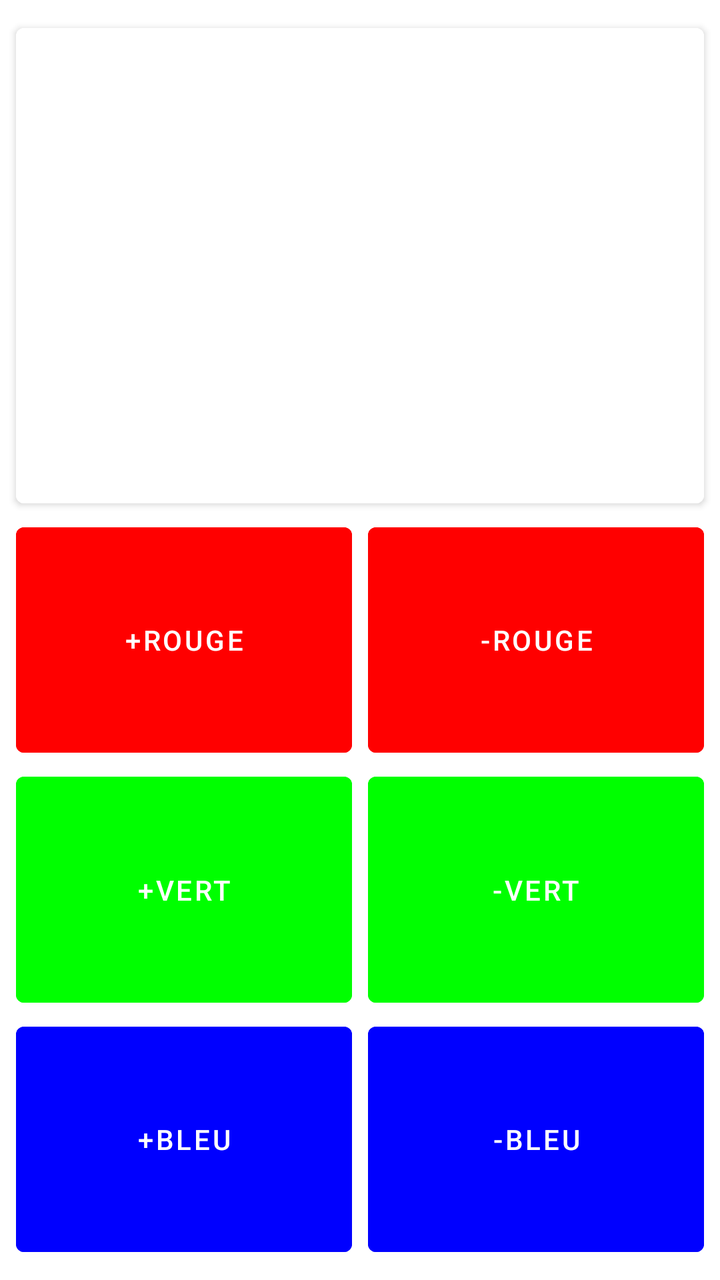
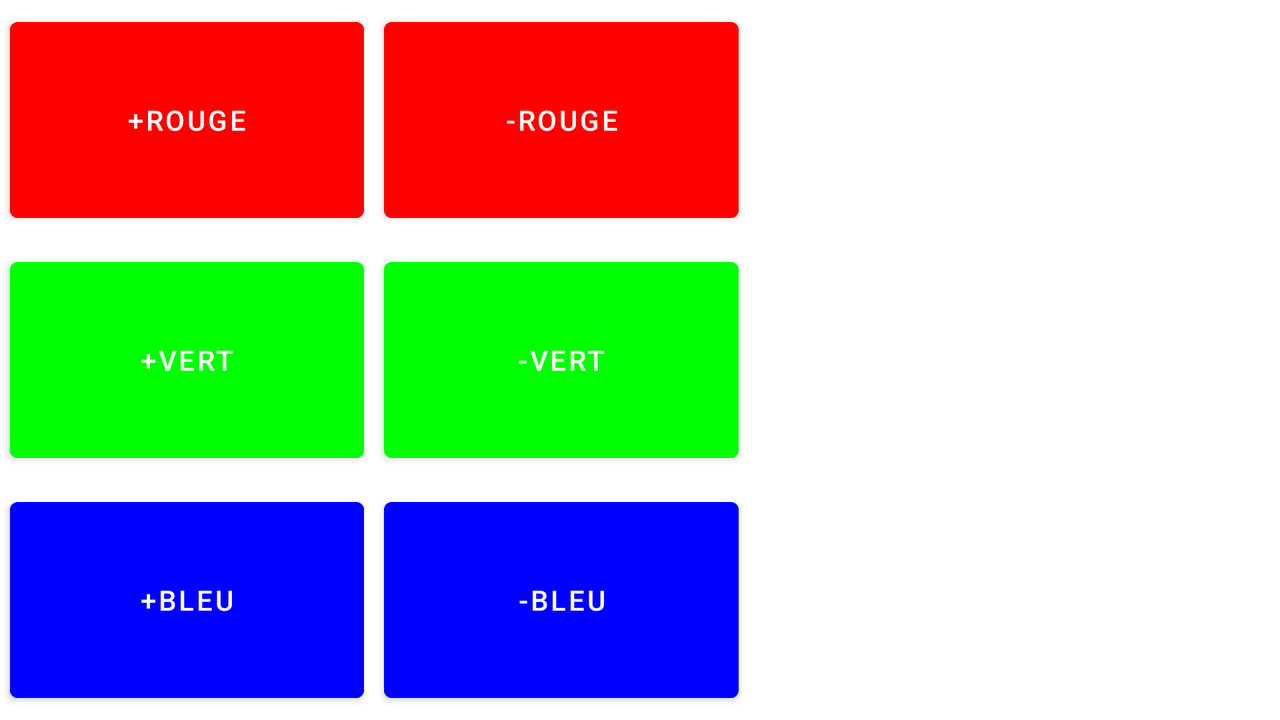

An Android layout and its configuration variant, each rendered on a device that would load it. The default file and the variant file are quoted in full after the pictures.
<!-- AndroidManifest.xml: application theme Theme.MiLampara -->
<!-- res/layout/activity_main.xml -->
<?xml version="1.0" encoding="utf-8"?>
<androidx.constraintlayout.widget.ConstraintLayout xmlns:android="http://schemas.android.com/apk/res/android"
    xmlns:app="http://schemas.android.com/apk/res-auto"
    xmlns:tools="http://schemas.android.com/tools"
    android:layout_width="match_parent"
    android:layout_height="match_parent"
    tools:context=".MainActivity">

    <Button
        android:id="@+id/button"
        android:layout_width="0dp"
        android:layout_height="0dp"
        android:backgroundTint="@color/white"
        android:textColor="@color/black"
        android:layout_marginStart="8dp"
        android:layout_marginTop="8dp"
        android:layout_marginEnd="8dp"
        app:layout_constraintBottom_toTopOf="@+id/button5"
        app:layout_constraintEnd_toEndOf="parent"
        app:layout_constraintHorizontal_bias="0.642"
        app:layout_constraintHorizontal_weight="2"
        app:layout_constraintStart_toStartOf="parent"
        app:layout_constraintTop_toTopOf="parent"
        app:layout_constraintVertical_bias="0.0"
        app:layout_constraintVertical_weight="2" />

    <Button
        android:id="@+id/button2"
        android:layout_width="0dp"
        android:layout_height="0dp"
        android:layout_marginStart="8dp"
        android:layout_marginEnd="4dp"
        android:backgroundTint="@color/red"
        android:text="@string/Bnt2"
        app:layout_constraintBottom_toTopOf="@+id/button3"
        app:layout_constraintEnd_toStartOf="@+id/button5"
        app:layout_constraintHorizontal_weight="1"
        app:layout_constraintStart_toStartOf="parent"
        app:layout_constraintTop_toBottomOf="@+id/button"
        app:layout_constraintVertical_bias="0.222"
        app:layout_constraintVertical_weight="1" />

    <Button
        android:id="@+id/button3"
        android:layout_width="0dp"
        android:layout_height="0dp"
        android:layout_marginStart="8dp"
        android:layout_marginEnd="4dp"
        android:backgroundTint="@color/green"
        android:text="@string/Bnt4"
        app:layout_constraintBottom_toTopOf="@+id/button4"
        app:layout_constraintEnd_toStartOf="@+id/button6"
        app:layout_constraintHorizontal_weight="1"
        app:layout_constraintStart_toStartOf="parent"
        app:layout_constraintTop_toBottomOf="@+id/button2"
        app:layout_constraintVertical_weight="1" />

    <Button
        android:id="@+id/button4"
        android:layout_width="0dp"
        android:layout_height="0dp"
        android:layout_marginStart="8dp"
        android:layout_marginEnd="4dp"
        android:layout_marginBottom="8dp"
        android:backgroundTint="@color/blue"
        android:text="@string/Bnt6"
        app:layout_constraintBottom_toBottomOf="parent"
        app:layout_constraintEnd_toStartOf="@+id/button7"
        app:layout_constraintHorizontal_weight="1"
        app:layout_constraintStart_toStartOf="parent"
        app:layout_constraintTop_toBottomOf="@+id/button3"
        app:layout_constraintVertical_weight="1" />

    <Button
        android:id="@+id/button5"
        android:layout_width="0dp"
        android:layout_height="0dp"
        android:layout_marginStart="4dp"
        android:layout_marginEnd="8dp"
        android:backgroundTint="@color/red"
        android:text="@string/Bnt3"
        app:layout_constraintBottom_toTopOf="@+id/button6"
        app:layout_constraintEnd_toEndOf="parent"
        app:layout_constraintHorizontal_bias="0.761"
        app:layout_constraintHorizontal_weight="1"
        app:layout_constraintStart_toEndOf="@+id/button2"
        app:layout_constraintTop_toBottomOf="@+id/button"
        app:layout_constraintVertical_weight="1" />

    <Button
        android:id="@+id/button6"
        android:layout_width="0dp"
        android:layout_height="0dp"
        android:layout_marginStart="4dp"
        android:layout_marginEnd="8dp"
        android:backgroundTint="@color/green"
        android:text="@string/Bnt5"
        app:layout_constraintBottom_toTopOf="@+id/button7"
        app:layout_constraintEnd_toEndOf="parent"
        app:layout_constraintHorizontal_bias="0.782"
        app:layout_constraintHorizontal_weight="1"
        app:layout_constraintStart_toEndOf="@+id/button3"
        app:layout_constraintTop_toBottomOf="@+id/button5"
        app:layout_constraintVertical_weight="1" />

    <Button
        android:id="@+id/button7"
        android:layout_width="0dp"
        android:layout_height="0dp"
        android:layout_marginStart="4dp"
        android:layout_marginEnd="8dp"
        android:layout_marginBottom="8dp"
        android:backgroundTint="@color/blue"
        android:text="@string/Bnt7"
        app:layout_constraintBottom_toBottomOf="parent"
        app:layout_constraintEnd_toEndOf="parent"
        app:layout_constraintHorizontal_bias="0.538"
        app:layout_constraintHorizontal_weight="1"
        app:layout_constraintStart_toEndOf="@+id/button4"
        app:layout_constraintTop_toBottomOf="@+id/button6"
        app:layout_constraintVertical_weight="1" />

</androidx.constraintlayout.widget.ConstraintLayout>
<!-- resources referenced by this layout -->
<resources>
  <color name="black">#FF000000</color>
  <color name="blue">#0000FF</color>
  <color name="green">#00FF00</color>
  <color name="red">#FF0000</color>
  <color name="white">#FFFFFFFF</color>
  <string name="Bnt2">+Rouge</string>
  <string name="Bnt3">-Rouge</string>
  <string name="Bnt4">+Vert</string>
  <string name="Bnt5">-Vert</string>
  <string name="Bnt6">+Bleu</string>
  <string name="Bnt7">-Bleu</string>
  <style name="Theme.MiLampara" parent="Theme.MaterialComponents.DayNight.DarkActionBar">
          
          <item name="colorPrimary">@color/purple_500</item>
          <item name="colorPrimaryVariant">@color/purple_700</item>
          <item name="colorOnPrimary">@color/white</item>
          
          <item name="colorSecondary">@color/teal_200</item>
          <item name="colorSecondaryVariant">@color/teal_700</item>
          <item name="colorOnSecondary">@color/black</item>
          
          <item name="android:statusBarColor">?attr/colorPrimaryVariant</item>
          
      </style>
  <color name="purple_500">#FF6200EE</color>
  <color name="purple_700">#FF3700B3</color>
  <color name="teal_200">#FF03DAC5</color>
  <color name="teal_700">#FF018786</color>
</resources>
<!-- res/layout-land/activity_main.xml (the repository's variant of the layout above) -->
<!-- drawn on the phone turned sideways -->
<?xml version="1.0" encoding="utf-8"?>
<androidx.constraintlayout.widget.ConstraintLayout xmlns:android="http://schemas.android.com/apk/res/android"
    xmlns:tools="http://schemas.android.com/tools"
    android:layout_width="match_parent"
    android:layout_height="match_parent"
    xmlns:app="http://schemas.android.com/apk/res-auto">

    <Button
        android:id="@+id/button"
        android:layout_width="0dp"
        android:layout_height="0dp"
        android:backgroundTint="@color/white"
        android:textColor="@color/black"
        app:layout_constraintBottom_toBottomOf="parent"
        app:layout_constraintEnd_toEndOf="parent"
        app:layout_constraintHorizontal_weight="3"
        app:layout_constraintVertical_weight="3"
        app:layout_constraintStart_toEndOf="@+id/button6"
        app:layout_constraintTop_toTopOf="parent"
        />

    <Button
        android:id="@+id/button2"
        android:layout_width="0dp"
        android:layout_height="0dp"
        android:text="@string/Bnt2"
        android:layout_margin="5dp"
        android:backgroundTint="@color/red"
        app:layout_constraintBottom_toTopOf="@+id/button3"
        app:layout_constraintEnd_toStartOf="@+id/button5"
        app:layout_constraintStart_toStartOf="parent"
        app:layout_constraintTop_toTopOf="parent"
        app:layout_constraintHorizontal_weight="2"
        app:layout_constraintVertical_weight="2" />

    <Button
        android:id="@+id/button3"
        android:layout_width="0dp"
        android:layout_height="0dp"
        android:text="@string/Bnt4"
        android:layout_margin="5dp"
        android:backgroundTint="@color/green"
        app:layout_constraintBottom_toTopOf="@+id/button4"
        app:layout_constraintEnd_toStartOf="@+id/button6"
        app:layout_constraintStart_toStartOf="parent"
        app:layout_constraintTop_toBottomOf="@+id/button2"
        app:layout_constraintHorizontal_weight="2"
        app:layout_constraintVertical_weight="2"
     />

    <Button
        android:id="@+id/button4"
        android:layout_width="0dp"
        android:layout_height="0dp"
        android:text="@string/Bnt6"
        android:layout_margin="5dp"
        android:backgroundTint="@color/blue"
        app:layout_constraintBottom_toBottomOf="parent"
        app:layout_constraintEnd_toStartOf="@+id/button7"
        app:layout_constraintStart_toStartOf="parent"
        app:layout_constraintTop_toBottomOf="@+id/button3"
        app:layout_constraintHorizontal_weight="2"
        app:layout_constraintVertical_weight="2" />

    <Button
        android:id="@+id/button5"
        android:layout_width="0dp"
        android:layout_height="0dp"
        android:text="@string/Bnt3"
        android:layout_margin="5dp"
        android:backgroundTint="@color/red"
        app:layout_constraintBottom_toTopOf="@+id/button6"
        app:layout_constraintEnd_toStartOf="@+id/button"
        app:layout_constraintStart_toEndOf="@+id/button2"
        app:layout_constraintTop_toTopOf="parent"
        app:layout_constraintHorizontal_weight="2"
        app:layout_constraintVertical_weight="2" />

    <Button
        android:id="@+id/button6"
        android:layout_width="0dp"
        android:layout_height="0dp"
        android:text="@string/Bnt5"
        android:layout_margin="5dp"
        android:backgroundTint="@color/green"
        app:layout_constraintBottom_toTopOf="@+id/button7"
        app:layout_constraintEnd_toStartOf="@+id/button"
        app:layout_constraintStart_toEndOf="@+id/button3"
        app:layout_constraintTop_toBottomOf="@+id/button5"
        app:layout_constraintHorizontal_weight="2"
        app:layout_constraintVertical_weight="2" />

    <Button
        android:id="@+id/button7"
        android:layout_width="0dp"
        android:layout_height="0dp"
        android:text="@string/Bnt7"
        android:layout_margin="5dp"
        android:backgroundTint="@color/blue"
        app:layout_constraintBottom_toBottomOf="parent"
        app:layout_constraintEnd_toStartOf="@+id/button"
        app:layout_constraintStart_toEndOf="@+id/button4"
        app:layout_constraintTop_toBottomOf="@+id/button6"
        app:layout_constraintHorizontal_weight="2"
        app:layout_constraintVertical_weight="2" />
</androidx.constraintlayout.widget.ConstraintLayout>
